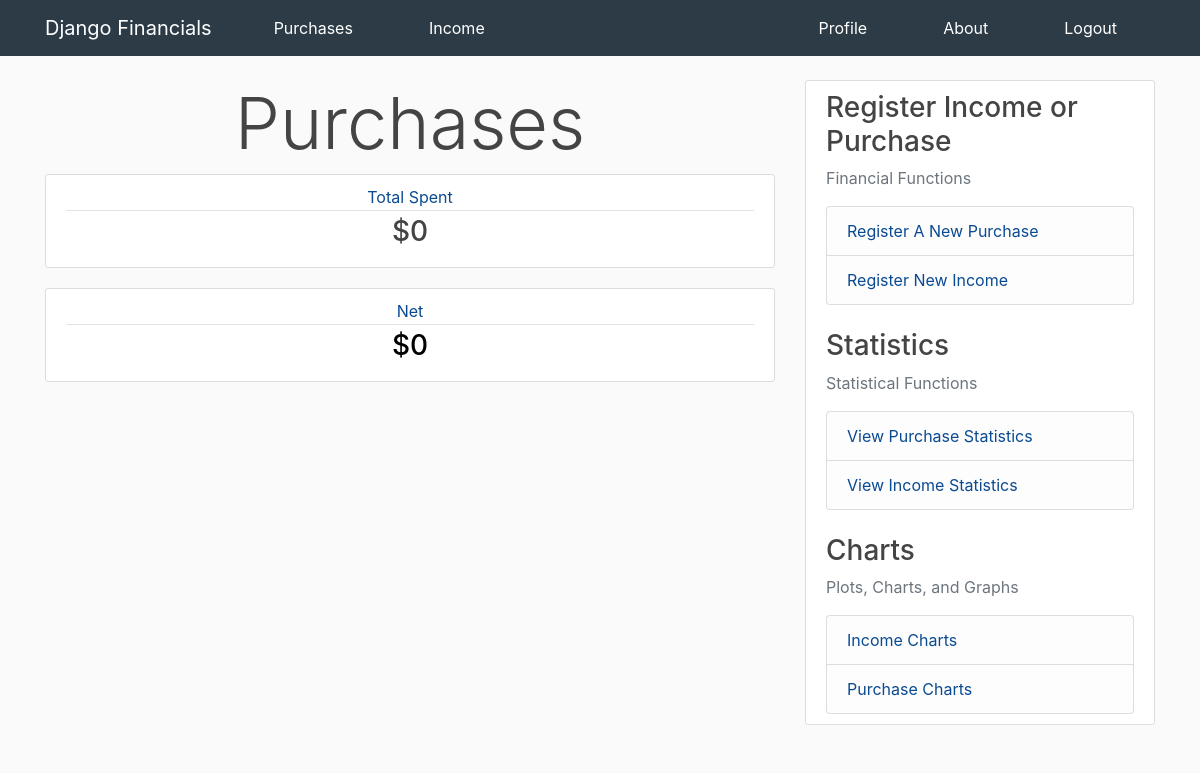
Before: /purchase (signed in) with the older database file.
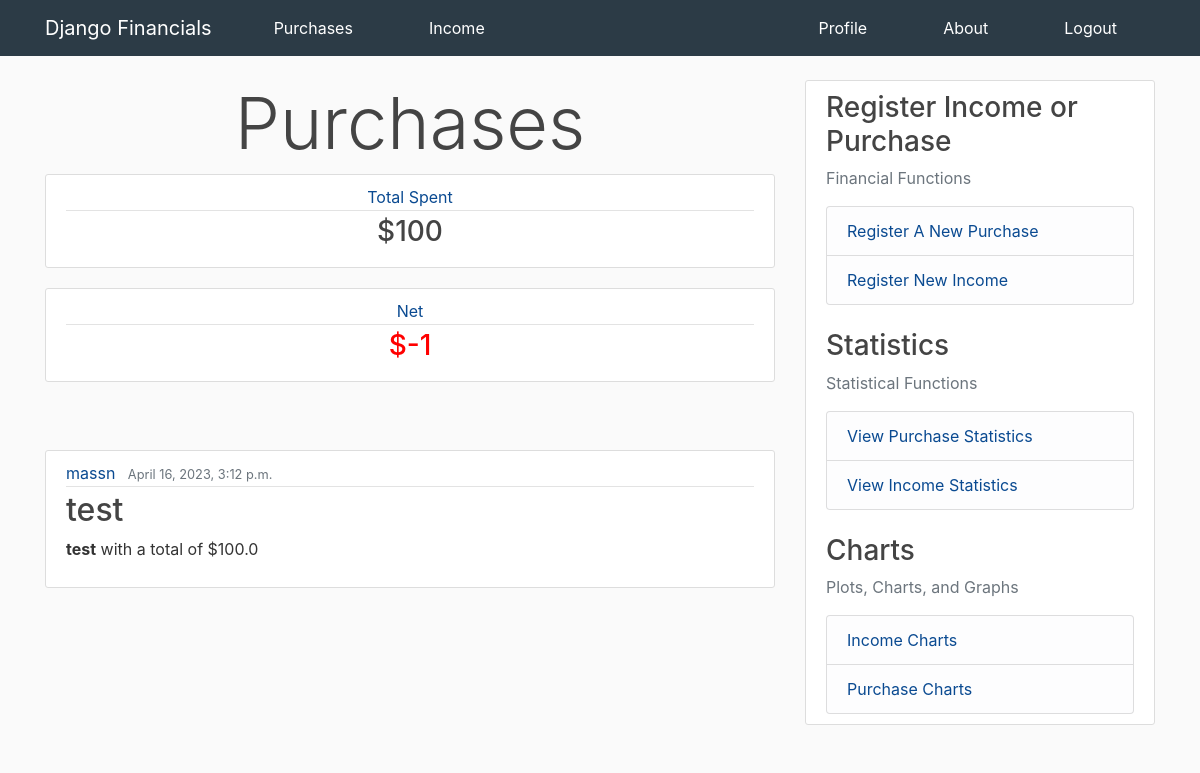
After: the same page with the newer database file.
### finance_app/models.py (models this page shows, shortened)
class Purchase(models.Model):
    purchase_name = models.CharField(max_length=100)
    purchase_description = models.TextField()
    amount = models.FloatField()
    date_purchased = models.DateTimeField(default=timezone.now)
    month_purchased = models.IntegerField(default=timezone.now().month)
    owner = models.ForeignKey(User, on_delete=models.CASCADE)

### finance_app/views.py (the view)
# urls.py: path("purchase", views.purchase_page, name="purchase_page"),
@login_required
def purchase_page(request):
    total_pur = sum([purchase.amount for purchase in Purchase.objects.filter(owner=request.user)])
    total_inc = sum([income.amount for income in Income.objects.filter(owner=request.user)])
    net = total_inc - total_pur
    if net < 0.001 and net > -0.001:
        net = 0
    context = {
        "title": "Purchases",
        'purchases': reversed(Purchase.objects.all()),
        'total': total_pur,
        'net': net
    }
    return render(request, "finance_app/purchases.html", context)

### finance_app/templates/finance_app/purchases.html
{% extends "finance_app/base.html"%}
{% block content%}
    <h1 class="display-3 center">Purchases</h1>
    <article class="media content-section">
        <div class="media-body">
            <div class="article-metadata">
                <a class="mr-2 center"  style="color: #0a4a91;" href="#">Total Spent</a>
            </div>
            <h3><a class="article-title center" href="{% url 'purchase_statistics_page' %}" >${{total|floatformat:-2}}</a></h3>
        </div>
    </article>
    <article class="media content-section">
        <div class="media-body">
            <div class="article-metadata">
                <a class="mr-2 center" style="color: #0a4a91;" href="#">Net</a>
            </div>
            {% if net > 0 %}
                <h3><a class="article-title center" href="#" style="color: green;">${{net|floatformat:-2}}</a></h3>
            {% elif net < 0 %}
                <h3><a class="article-title center" href="#" style="color: red;">${{net|floatformat:-2}}</a></h3>
            {% else %}
                <h3><a class="article-title center" href="#" style="color: black;">${{net|floatformat:-2}}</a></h3>
            {% endif %}
        </div>
    </article>
    <br>
    <br>
    {% for purchase in purchases %}
       {% if purchase.owner == user %}
        <article class="media content-section" aria-label="Container for Purchase">
            <div class="media-body">
                <div class="article-metadata">
                    <a class="mr-2" href="#" style="color: #0a4a91;">{{purchase.owner}}</a>
                    <small class="text-muted">{{purchase.date_purchased}}</small>
                </div>
                <h2><a class="article-title" href="#">{{purchase.purchase_name}}</a></h2>
                <p class="article-content"><strong>{{purchase.purchase_description}}</strong> with a total of ${{purchase.amount}}</p>
            </div>
        </article>
       {% endif %}
    {% endfor %}
{% endblock content%}

Changed rows visible on the page:
added Purchase: owner "massn", date_purchased "April 16, 2023, 3:12 p.m.", purchase_name "test", purchase_description "test", amount "100.0"
Other visible differences:
{{ total|floatformat:-2 }}: "0" → "100"
{{ net|floatformat:-2 }}: (not shown) → "-1"
{{ net|floatformat:-2 }}: "0" → (not shown)
